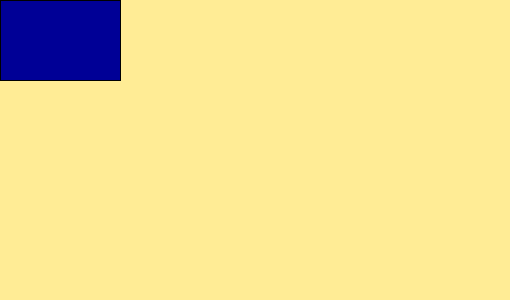
Frame 1 (no input)
Frame 60 (the mouse pressed at the canvas centre just before this capture): identical to frame 1, image omitted
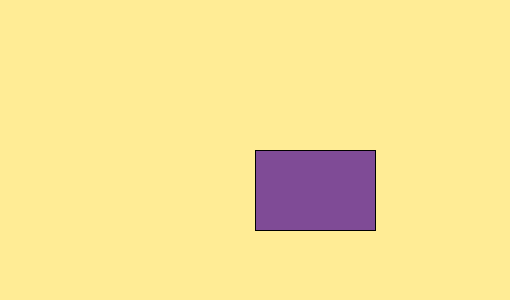
Frame 120 (the mouse held since frame 60 and released just before this capture)

The Processing sketch that drew these frames (run headless with seeded random() and noise(); from frame 60 on, the mouse is pressed at the canvas centre):

// Processing sketch: Rectangle_Colours
// ── Rectangle_Colours.pde
void setup()
{
  size(510, 300);
  background(255, 236, 149);
  fill(203, 118, 122);
}

void draw()
{
  background(255, 236, 149);
  fill(203, 118, 122);
  fill(mouseX / 2, mouseY / 2, 150);
  rect(mouseX, mouseY, 120, 80);
}
